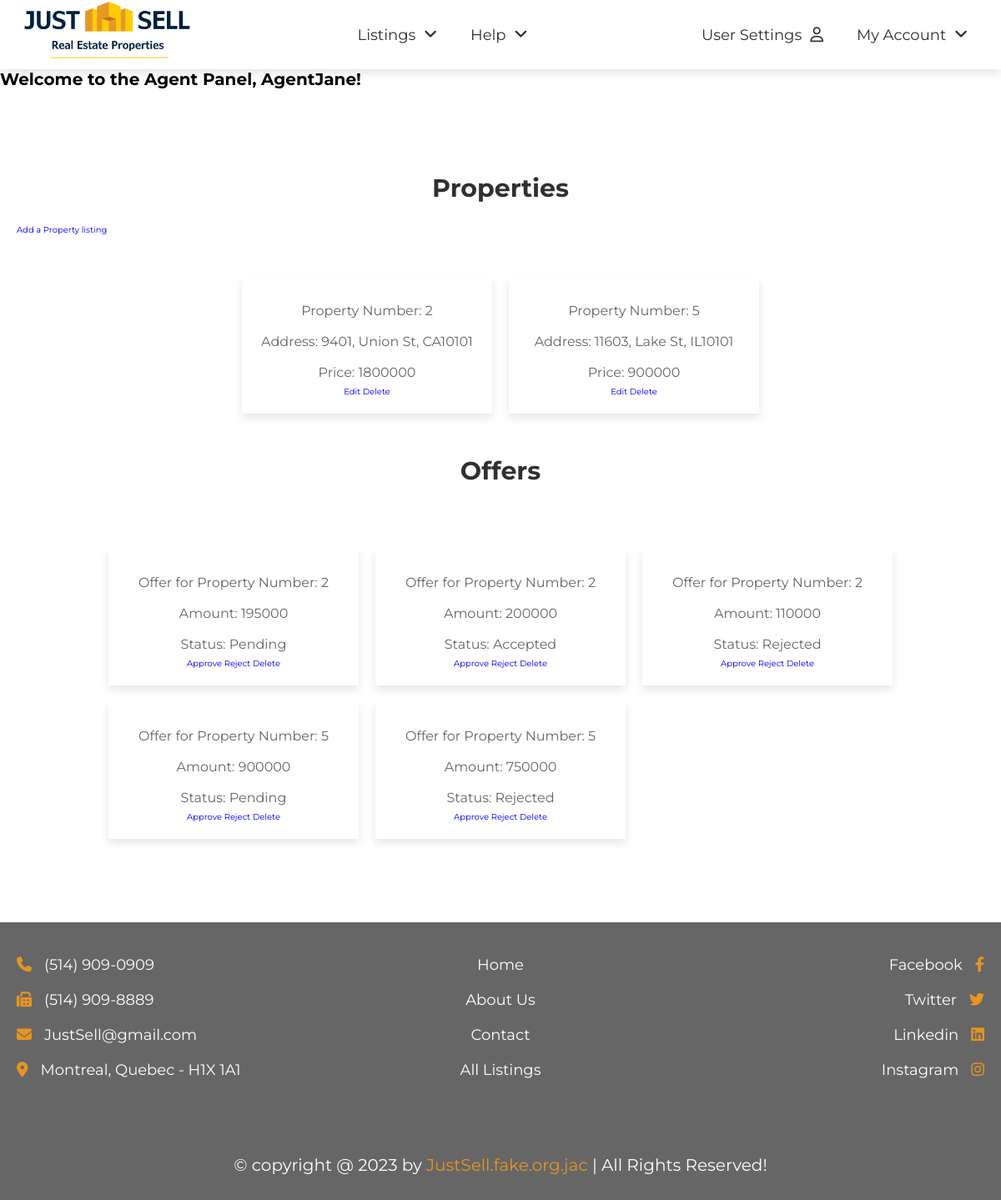
Page /admin.php (signed in) on the earlier database version.
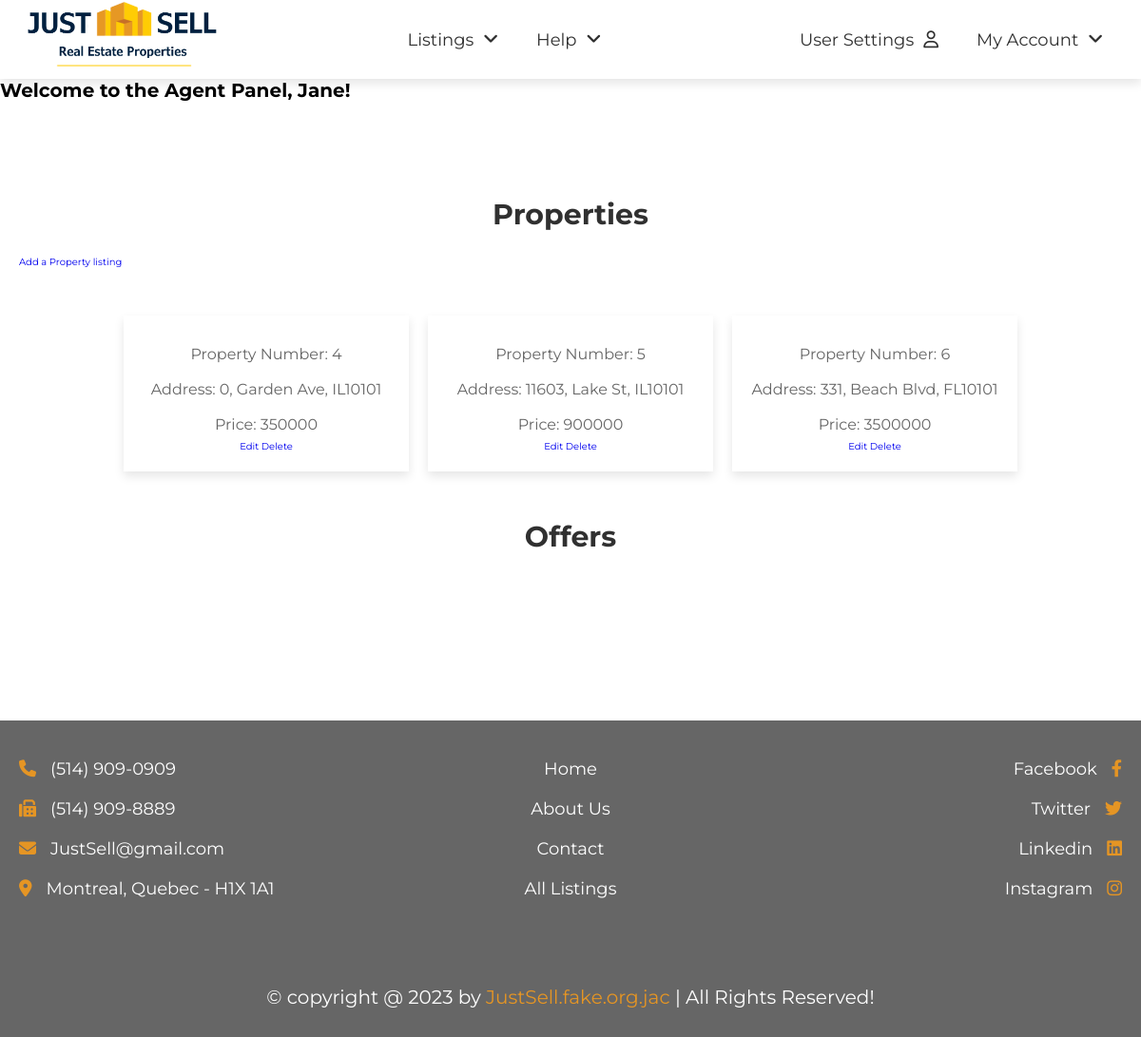
Same page on the later database version.
### tables this page shows
CREATE TABLE IF NOT EXISTS `agents` (
  `AgentID` int(11) NOT NULL,
  `LoginID` int(11) NOT NULL,
  `FirstName` varchar(30) NOT NULL,
  `LastName` varchar(30) NOT NULL,
  `Phone` varchar(15) NOT NULL,
  `Email` varchar(30) NOT NULL
);

CREATE TABLE IF NOT EXISTS `properties` (
  `PropertyID` int(11) NOT NULL,
  `AgentID` int(11) NOT NULL,
  `StreetNum` mediumint(8) UNSIGNED NOT NULL,
  `StreetName` varchar(60) NOT NULL,
  `City` varchar(30) NOT NULL,
  `Province` varchar(30) NOT NULL,
  `Postal` varchar(10) NOT NULL,
  `Description` varchar(255) NOT NULL,
  `Price` float NOT NULL,
  `Bathrooms` tinyint(3) UNSIGNED NOT NULL DEFAULT '1',
  `Bedrooms` tinyint(3) UNSIGNED NOT NULL DEFAULT '1',
  `Floors` tinyint(3) UNSIGNED NOT NULL DEFAULT '1',
  `size` float DEFAULT NULL,
  `furnished` tinyint(1) NOT NULL DEFAULT '0',
  `PropertyType` varchar(30) NOT NULL DEFAULT 'House',
  `YearOfBuilt` tinyint(3) NOT NULL,
  `Amenities` varchar(100) NOT NULL,
  `sellOption` varchar(30) NOT NULL,
  `ConstructionStatus` varchar(30) NOT NULL
);

CREATE TABLE IF NOT EXISTS `propertyoffers` (
  `OfferID` int(11) NOT NULL,
  `UserID` int(11) NOT NULL,
  `PropertyID` int(11) NOT NULL,
  `OfferAmount` float UNSIGNED NOT NULL,
  `OfferStatus` varchar(30) NOT NULL
);

### resources/connect.php (called while the page is built, shortened)
<?php
$IsLogIn = $_SESSION['login'] ?? false;
?>

### admin.php (the view, shortened to what the changed rows need)
<?php
require "resources/connect.php";
include "resources/header.php";
if ($IsLogIn) {
  $sql = "SELECT * FROM logins WHERE LoginID = :id";
  $query = $db->prepare($sql);
  $query->execute(["id" => $_SESSION['user_id']]);
  $data = $query->fetch();
  if ($data['Permission'] == 2) {
    $sql = "SELECT FirstName FROM agents WHERE LoginID = :loginID";
    $query = $db->prepare($sql);
    $query->execute(["loginID" => $_SESSION['user_id']]);
    $agent_data = $query->fetch();
    echo '<h1>Welcome to the Agent Panel, ' . $agent_data['FirstName'] . '!</h1>';
    $sql = "SELECT AgentID FROM agents WHERE LoginID = :id";
    $query = $db->prepare($sql);
    $query->execute(["id" => $_SESSION['user_id']]);
    $data = $query->fetch();
    $agentID = $data['AgentID'];
    $sql = "SELECT * FROM properties WHERE AgentID = :id";
    $query = $db->prepare($sql);
    $query->execute(["id" => $agentID]);
    ?>
    <section class="services">
      <h1 class="heading">Properties</h1>
      <a href="add.php">Add a Property listing</a>
      <section class="box-container">
        <?php while ($data = $query->fetch()): ?>
          <div class="box">
            <p>Property Number:
              <?= $data['PropertyID']; ?>
            </p>
            <p>Address:
              <?= $data['StreetNum']; ?>,
              <?= $data['StreetName']; ?>,
              <?= $data['Postal']; ?>
            </p>
            <p>Price:
              <?= $data['Price']; ?>
            </p>
            <a href="add.php?item=<?= $data['PropertyID']; ?>">Edit</a>
            <a href="delete.php?item=<?= $data['PropertyID']; ?>">Delete</a>
          </div>
        <? endwhile ?>
      </section>
      <h1 class="heading">Offers</h1>
      <section class="box-container">
        <?php
        $sql = "SELECT o.*, p.AgentID FROM `propertyoffers` o JOIN `properties` p ON o.PropertyID = p.PropertyID WHERE AgentID = :id";
        $query = $db->prepare($sql);
        $query->execute(["id" => $agentID]);
        while ($data = $query->fetch()): ?>
          <div class="box">
            <p>Offer for Property Number:
              <?= $data['PropertyID']; ?>
            </p>
            <p>Amount:
              <?= $data['OfferAmount']; ?>
            </p>
            <p>Status:
              <?= $data['OfferStatus']; ?>
            </p>
            <a href="modifyOffer.php?item=<?= $data['OfferID']; ?>&set=App">Approve</a>
            <a href="modifyOffer.php?item=<?= $data['OfferID']; ?>&set=Rej">Reject</a>
            <a href="modifyOffer.php?item=<?= $data['OfferID']; ?>&set=Del">Delete</a>
          </div>
        <? endwhile ?>
      </section>
    </section>
    <?php
  } else if ($data['Permission'] == 3) {
    $adminID = $data['LoginID'];
    $sql = "SELECT FirstName FROM admins WHERE LoginID = :adminID";
    $query = $db->prepare($sql);
    $query->execute(["adminID" => $adminID]);
    $admin_data = $query->fetch();
    echo '<h1>Welcome to the Admin Panel, ' . $admin_data['FirstName'] . '!</h1>';
    $sql = "SELECT * FROM properties";
    $query = $db->prepare($sql);
    $query->execute();
    ?>
      <section class="services">
        <h1 class="heading">Properties</h1>
        <button class="btn" type="submit" style="display: block; margin: 0 auto; width: 30rem;"
          onclick="location.href='add.php'">Add a Property listing</button>
        <section class="box-container">
        <?php while ($data = $query->fetch()): ?>
            <div class="box">
              <p>Property Number:
              <?= $data['PropertyID']; ?>
              </p>
              <p>Address:
              <?= $data['StreetNum']; ?>,
              <?= $data['StreetName']; ?>,
              <?= $data['Postal']; ?>
              </p>
              <p>Price:
              <?= $data['Price']; ?>
              </p>
              <a href="add.php?item=<?= $data['PropertyID']; ?>">Edit</a>
              <a href="delete.php?item=<?= $data['PropertyID']; ?>">Delete</a>
            </div>
        <? endwhile ?>
        </section>
        <h1 class="heading">Offers</h1>
        <section class="box-container">
          <?php
          $sql = "SELECT * FROM propertyoffers";
          $query = $db->prepare($sql);
          $query->execute();
          while ($data = $query->fetch()): ?>
            <div class="box">
              <p>Offer for Property Number:
              <?= $data['PropertyID']; ?>
              </p>
              <p>Amount:
              <?= $data['OfferAmount']; ?>
              </p>
              <p>Status:
              <?= $data['OfferStatus']; ?>
              </p>
              <a href="modifyOffer.php?item=<?= $data['OfferID']; ?>&set=App">Approve</a>
              <a href="modifyOffer.php?item=<?= $data['OfferID']; ?>&set=Rej">Reject</a>
              <a href="modifyOffer.php?item=<?= $data['OfferID']; ?>&set=Del">Delete</a>
            </div>
        <? endwhile ?>
        </section>
        <h1 class="heading">Users</h1>
        <section class="box-container">
          <?php
          $sql = "SELECT * FROM users";
          $query = $db->prepare($sql);
          $query->execute();
          while ($data = $query->fetch()): ?>
            <div class="box">
              <p>User:
              <?= $data['FirstName']; ?>
              <?= $data['LastName']; ?>
              </p>
              <p>Email:
              <?= $data['Email']; ?>
              </p>
              <p>Phone:
              <?= $data['Phone']; ?>
              </p>
              <p>City:
              <?= $data['City']; ?>
              </p>
              <br>
              <a href="admin_user_edit.php?user=<?= $data['UserID']; ?>">Edit</a>
              <a href="deleteUser.php?user=<?= $data['UserID']; ?>">Delete</a>
            </div>
        <? endwhile ?>
        </section>
        <h1 class="heading">Agents</h1>
        <button class="btn" type="submit" style="display: block; margin: 0 auto; width: 30rem;"
          onclick="location.href='addAgent.php'">Add Agent</button>
        <section class="box-container">
          <?php
          $sql = "SELECT * FROM agents";
          $query = $db->prepare($sql);
          $query->execute();
          while ($data = $query->fetch()): ?>
            <div class="box">
              <p>Agent:
              <?= $data['FirstName']; ?>
              <?= $data['LastName']; ?>
              </p>
              <p>Email:
              <?= $data['Email']; ?>
              </p>
              <p>Phone:
              <?= $data['Phone']; ?>
              </p>
              <a href="editAgent.php?agent=<?= $data['AgentID']; ?>">Edit</a>
              <a href="deleteAgent.php?agent=<?= $data['AgentID']; ?>">Delete</a>
            </div>
        <? endwhile ?>
        </section>
      <?php
  }
}
include "resources/footer.php";
?>

Differences in the rows shown:
no longer on this page (row edited): properties: PropertyID "2", StreetNum "9401", StreetName "Union St", Postal "CA10101", Price "1800000"
no longer on this page (row unchanged): propertyoffers: PropertyID "2", OfferAmount "195000", OfferStatus "Pending"
no longer on this page (row unchanged): propertyoffers: PropertyID "2", OfferAmount "200000", OfferStatus "Accepted"
no longer on this page (row unchanged): propertyoffers: PropertyID "2", OfferAmount "110000", OfferStatus "Rejected"
no longer on this page (row edited): propertyoffers: PropertyID "5", OfferAmount "900000", OfferStatus "Pending"
no longer on this page (row edited): propertyoffers: PropertyID "5", OfferAmount "750000", OfferStatus "Rejected"
changed agents: FirstName "AgentJane" → "Jane"
now on this page (row edited): properties: PropertyID "4", StreetNum "0", StreetName "Garden Ave", Postal "IL10101", Price "350000"
now on this page (row edited): properties: PropertyID "6", StreetNum "331", StreetName "Beach Blvd", Postal "FL10101", Price "3500000"
